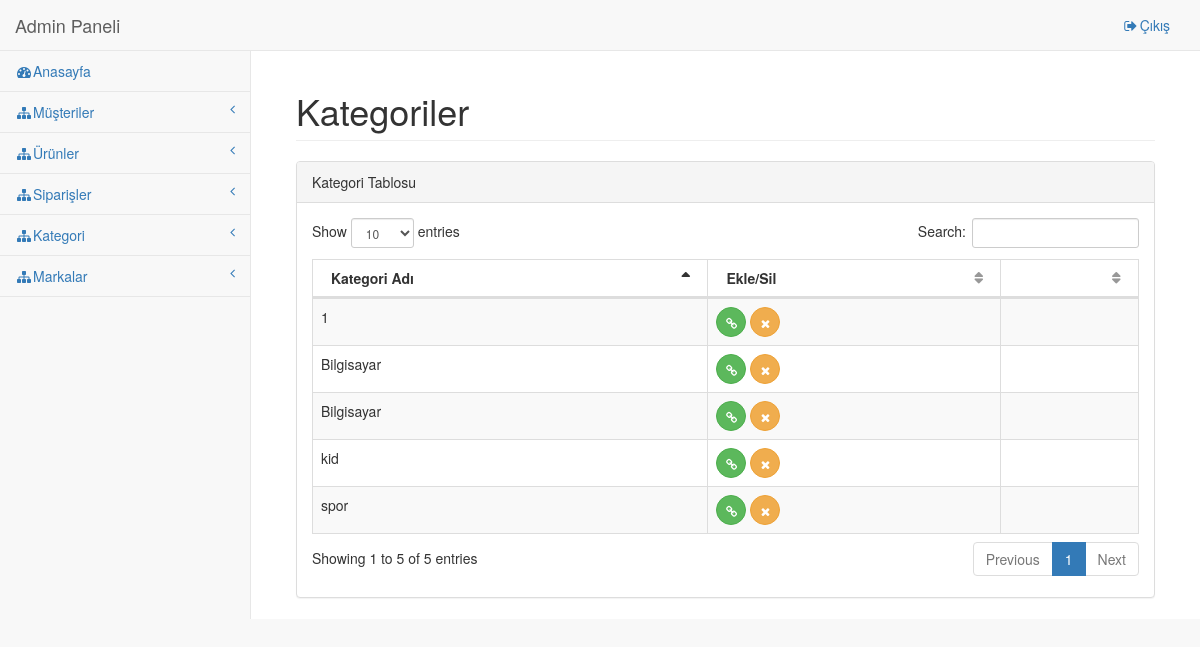
/adminpanel/page/category/list, run on the app's committed database.
### tables this page shows
CREATE TABLE `categories` (
  `id` int(11) NOT NULL,
  `name` varchar(20) DEFAULT NULL
);

### application/controllers/Adminpanel.php (called while the page is built, shortened)
<?php
class AdminPanel extends CI_Controller {
	function __construct(){
		$this->load->database();
	}
	function page($folder, $file){
		$data['admins'] = $this->db->get('admin')->result();
		$data['customers'] = $this->db->get('users')->result();
		$data['products'] = $this->db->query("select product.id as id,detail,product.name as name, product.price as price, brands.name as brand,categories.name as category from product inner join brands on product.brand_id=brands.id inner join categories on categories.id=product.category_id")->result();
		$data['orders'] = $this->db->get('orders')->result();
		$data['categories'] = $this->db->get('categories')->result();
		$data['brands'] = $this->db->get('brands')->result();
		$this->load->view('panel/'.$folder.'/'.$file, $data);
	}
}

### index.php (called while the page is built, shortened)
<?php
require_once BASEPATH.'core/CodeIgniter.php';

### application/views/panel/category/list.php (the view, shortened to what this page needs)
 <link href="<?=site_url('vendor/bootstrap/css/bootstrap.min.css')?>" rel="stylesheet">
    <link href="<?=site_url('vendor/metisMenu/metisMenu.min.css')?>" rel="stylesheet">
    <link href="<?=site_url('vendor/datatables-plugins/dataTables.bootstrap.css')?>" rel="stylesheet">
    <link href="<?=site_url('vendor/datatables-responsive/dataTables.responsive.css')?>" rel="stylesheet">
    <link href="<?=site_url('dist/css/sb-admin-2.css')?>" rel="stylesheet">
  <link href="<?=site_url('vendor/font-awesome/css/font-awesome.min.css')?>" rel="stylesheet" type="text/css">
                <div class="row">
                    <div class="col-lg-12">
                        <h1 class="page-header">Kategoriler</h1>
                    </div>
                </div>
            <div class="row">
                <div class="col-lg-12">
                    <div class="panel panel-default">
                        <div class="panel-heading">
                            Kategori Tablosu
                        </div>
                        <div class="panel-body">
                            <table width="100%" class="table table-striped table-bordered table-hover" id="dataTables-example">
                                <thead>
                                    <tr>
                                        <th>Kategori Adı</th>
                                        <th>Ekle/Sil<th>
                                    </tr>
                                </thead>
                                <tbody>
                                    <?php foreach ($categories as $category) :?>
                                    <tr class="gradeX">
                                        <td><?=$category->name?></td>
                                        <td><button type="button" class="btn btn-success btn-circle"><i class="fa fa-link"></i></button>
                                        <button type="button" class="btn btn-warning btn-circle"><i class="fa fa-times"></i></button><td>
                                    </tr>
                                <?php endforeach;?>
                                </tbody>
                            </table>
                        </div>
                    </div>
                </div>
            </div>
           </div>
    </body>
</html>

### data on the page
categories: name "kid"
categories: name "spor"
categories: name "1"
categories: name "Bilgisayar"
categories: name "Bilgisayar"
